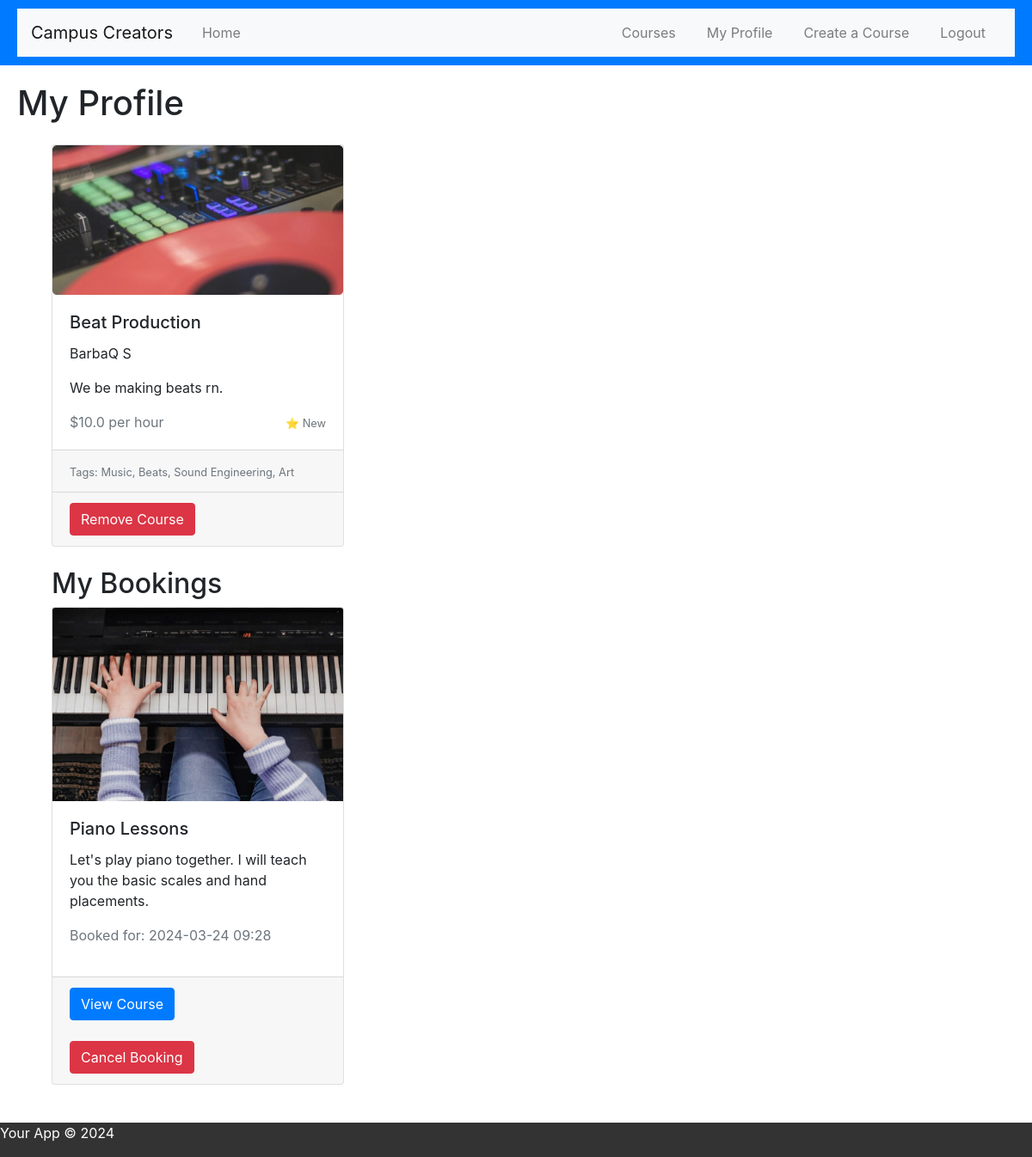
/my_profile (signed in), run on the app's committed database.
### app.py (models this page shows, shortened)
class Course(db.Model):
    id = db.Column(db.Integer, primary_key=True)
    title = db.Column(db.String(100), nullable=False)
    description = db.Column(db.Text, nullable=False)
    price_per_hour = db.Column(db.Float, nullable=False)
    image_url = db.Column(db.String(255))  # Assuming images are hosted elsewhere and accessed via URL
    category_tags = db.Column(db.String(255))  # Could be a comma-separated list or a relationship to another table
    rating = db.Column(db.Float)  # Average rating, possibly updated via a separate ratings model or table
    created_at = db.Column(db.DateTime, default=datetime.utcnow)
    user_id = db.Column(db.Integer, db.ForeignKey('user.id'), nullable=False)  # Linking a course to a user
    creator = relationship('User', backref='courses')  # Establishing a bidirectional relationship with the User model

class User(db.Model):
    id = db.Column(db.Integer, primary_key=True)
    username = db.Column(db.String(80), unique=True, nullable=False)
    password = db.Column(db.String(80), nullable=False)

class Booking(db.Model):
    id = db.Column(db.Integer, primary_key=True)
    user_id = db.Column(db.Integer, db.ForeignKey('user.id'), nullable=False)
    course_id = db.Column(db.Integer, db.ForeignKey('course.id'), nullable=False)
    course = db.relationship('Course', backref='bookings')  # This line establishes the relationship
    booked_on = db.Column(db.DateTime, nullable=False, default=datetime.now())

### app.py (the view)
@app.route('/my_profile')
def my_profile():
    if 'user_id' not in session:
        return redirect(url_for('login'))
    user_id = session['user_id']
    user_courses = Course.query.filter_by(user_id=user_id).all()
    user_bookings = Booking.query.options(joinedload(Booking.course)).filter_by(user_id=user_id).all()
    return render_template('my_profile.html', courses=user_courses, bookings=user_bookings)

### templates/my_profile.html (shortened to what this page needs)
{% extends 'base.html' %}
{% block content %}
<h1>My Profile</h1>
<link rel="stylesheet" href="https://stackpath.bootstrapcdn.com/bootstrap/4.3.1/css/bootstrap.min.css">
<div class="container mt-4">
   <div class="container mt-4">
    <div class="row">
        {% for course in courses %}
        <div class="col-md-4 mb-4">
            <div class="card">
                <img src="{{ url_for('static', filename=course.image_url) }}" alt="{{ course.title }}">
                <div class="card-body">
                    <h5 class="card-title">{{ course.title }}</h5>
                    <p class="card-text">{{ course.creator.username }}</p>
                    <p class="card-text">{{ course.description }}</p>
                    <div class="d-flex justify-content-between align-items-center">
                        <span class="text-muted">${{ course.price_per_hour }} per hour</span>
                        <div>
                            <small class="text-muted">⭐️ {{ course.rating or 'New' }}</small>
                        </div>
                    </div>
                </div>
                <div class="card-footer">
                    <small class="text-muted">Tags: {{ course.category_tags }}</small>
                </div>
                <div class="card-footer mt-auto">
                    <form action="{{ url_for('delete_course', course_id=course.id) }}" method="POST">
                        <button type="submit" class="btn btn-danger">Remove Course</button>
                    </form>
                </div>
            </div>
        </div>
        {% else %}
        <p>You haven't created any courses yet.</p>
        {% endfor %}
    </div>
     <h2>My Bookings</h2>
    <div class="row">
        {% for booking in bookings %}
        <div class="col-md-4 mb-4">
            <div class="card">
                <img src="{{ url_for('static', filename=booking.course.image_url) }}" class="card-img-top" alt="{{ booking.course.title }}">
                <div class="card-body">
                    <h5 class="card-title">{{ booking.course.title }}</h5>
                    <p class="card-text">{{ booking.course.description }}</p>
                    <p class="text-muted">Booked for: {{ booking.booked_on.strftime('%Y-%m-%d %H:%M') }}</p>
                </div>
                <div class="card-footer">
                    <a href="{{ url_for('course_details', course_id=booking.course.id) }}" class="btn btn-primary">View Course</a>
                    <form action="{{ url_for('cancel_booking', booking_id=booking.id) }}" method="post" onsubmit="return confirm('Are you sure you want to cancel this booking?');">
                        <br> <button type="submit" class="btn btn-danger">Cancel Booking</button>
                    </form>
                </div>
            </div>
        </div>
        {% else %}
        <p>You have no bookings yet.</p>
        {% endfor %}
    </div>
</div>
{% endblock %}

### static/css/style.css (style rules this page uses)
body { font-family: Arial, sans-serif; margin: 0; padding: 0; display: flex; flex-direction: column; min-height: 100vh; }
.card { display: flex; flex-direction: column; height: 100%; }
.card-body { flex: 1 0 auto; }
.card-footer { flex-shrink: 0; }
.row { display: flex; flex-wrap: wrap; }
.btn-danger { padding-top: 10px; }

### data on the page
Course: image_url (picture), title "Beat Production", creator.username "BarbaQ S", description "We be making beats rn.", price_per_hour "10.0", rating "New", category_tags "Music, Beats, Sound Engineering, Art"
Booking: image_url (picture), course "Piano Lessons", course.description "Let's play piano together. I will teach you the basic scales and hand placements.", booked_on "2024-03-24 09:28"
